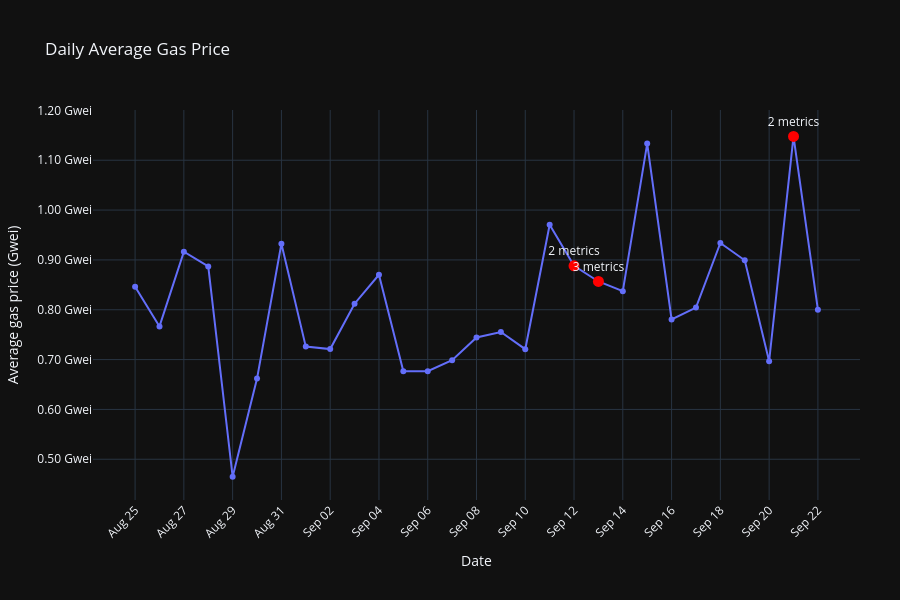

Notebook source saved alongside this figure:
### Markdown cell above
## Visualize Average Gas Price

### Code cell
# Create the line chart
fig = px.line(
    complete_days,
    x="date",
    y="avg_gas_price_gwei",
    title="Daily Average Gas Price",
    markers=True,
    labels={
        "date": "Date",
        "avg_gas_price_gwei": "Average gas price (Gwei)"
    }
)


# Chart layout
fig.update_layout(
    template="plotly_dark",
    hovermode="x unified",
    height=600,

    margin=dict(
        l=70,
        r=40,
        t=110,
        b=100
    ),

    xaxis=dict(
        title="Date",
        hoverformat="%b %d, %Y",
        nticks=20,
        tickformat="%b %d",
        tickangle=-45
    ),

    yaxis=dict(
        title="Average gas price (Gwei)",
        tickformat=".2f",
        ticksuffix=" Gwei",
        fixedrange=True
    )
)


fig.update_traces(
    marker=dict(size=6),
    hovertemplate=(
        "%{y:.2f} Gwei"
        "<extra></extra>"
    )
)


# Mark unusual days
fig.add_scatter(
    x=unusual_days["date"],
    y=unusual_days["avg_gas_price_gwei"],
    mode="markers+text",
    text=[
        "2 metrics",
        "3 metrics",
        "2 metrics"
    ],
    textposition="top center",
    marker=dict(
        size=11,
        color="red"
    ),
    showlegend=False,
    hovertemplate=(
        "<b>Unusual network activity</b><br>"
        "%{x|%b %d, %Y}<br>"
        "%{y:.2f} Gwei"
        "<extra></extra>"
    )
)


fig.show()

### Figure 1 — Plotly figure (JSON) as saved in the notebook; plotly's stock layout.template omitted (floating-point values rounded to 4 significant figures)
{"data": [{"hovertemplate": "%{y:.2f} Gwei<extra></extra>", "legendgroup": "", "line": {"color": "#636efa", "dash": "solid"}, "marker": {"size": 6, "symbol": "circle"}, "mode": "lines+markers", "name": "", "orientation": "v", "showlegend": false, "type": "scatter", "x": ["2026-08-25T00:00:00", "2026-08-26T00:00:00", "2026-08-27T00:00:00", "2026-08-28T00:00:00", "2026-08-29T00:00:00", "2026-08-30T00:00:00", "2026-08-31T00:00:00", "2026-09-01T00:00:00", "2026-09-02T00:00:00", "2026-09-03T00:00:00", "2026-09-04T00:00:00", "2026-09-05T00:00:00", "2026-09-06T00:00:00", "2026-09-07T00:00:00", "2026-09-08T00:00:00", "2026-09-09T00:00:00", "2026-09-10T00:00:00", "2026-09-11T00:00:00", "2026-09-12T00:00:00", "2026-09-13T00:00:00", "2026-09-14T00:00:00", "2026-09-15T00:00:00", "2026-09-16T00:00:00", "2026-09-17T00:00:00", "2026-09-18T00:00:00", "2026-09-19T00:00:00", "2026-09-20T00:00:00", "2026-09-21T00:00:00", "2026-09-22T00:00:00"], "xaxis": "x", "y": [0.8463, 0.7665, 0.9164, 0.8869, 0.4649, 0.6619, 0.9324, 0.726, 0.721, 0.8121, 0.8702, 0.6768, 0.6766, 0.6987, 0.7443, 0.7553, 0.7209, 0.9706, 0.8882, 0.8567, 0.8373, 1.133, 0.7804, 0.8043, 0.934, 0.8993, 0.6966, 1.148, 0.8002], "yaxis": "y"}, {"hovertemplate": "<b>Unusual network activity</b><br>%{x|%b %d, %Y}<br>%{y:.2f} Gwei<extra></extra>", "marker": {"color": "red", "size": 11}, "mode": "markers+text", "showlegend": false, "text": ["2 metrics", "3 metrics", "2 metrics"], "textposition": "top center", "type": "scatter", "x": ["2026-09-12T00:00:00", "2026-09-13T00:00:00", "2026-09-21T00:00:00"], "y": [0.8882, 0.8567, 1.148]}], "layout": {"height": 600, "hovermode": "x unified", "legend": {"tracegroupgap": 0}, "margin": {"b": 100, "l": 70, "r": 40, "t": 110}, "title": {"text": "Daily Average Gas Price"}, "xaxis": {"anchor": "y", "domain": [0, 1], "hoverformat": "%b %d, %Y", "nticks": 20, "tickangle": -45, "tickformat": "%b %d", "title": {"text": "Date"}}, "yaxis": {"anchor": "x", "domain": [0, 1], "fixedrange": true, "tickformat": ".2f", "ticksuffix": " Gwei", "title": {"text": "Average gas price (Gwei)"}}}}
